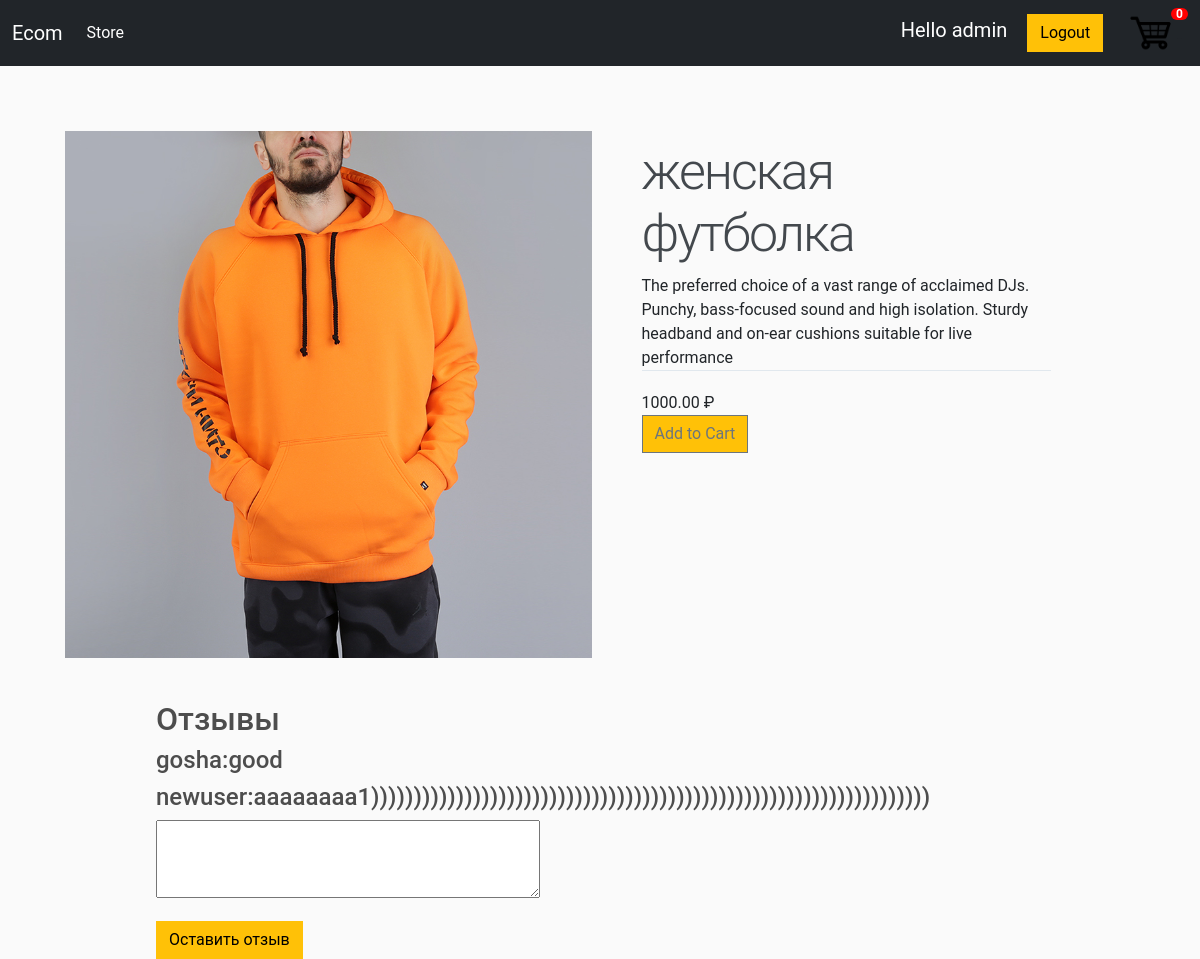
/1/ (signed in), run on the app's committed database.
### mainapp/models.py (models this page shows, shortened)
class Product(models.Model):
    name = models.CharField(max_length=200, null=True)
    price = models.DecimalField(max_digits=7, decimal_places=2)
    digital = models.BooleanField(default=False, null=True, blank=False)
    image = models.ImageField(null=True, blank=True)
    def imageURL(self):
        try:
            url = self.image.url
        except:
            url = ''
        return url

class Comment(models.Model):
    text = models.CharField(max_length=250, null=True)
    product = models.ForeignKey(Product, on_delete=models.SET_NULL, blank=True, null=True)
    customer = models.ForeignKey(Customer, on_delete=models.SET_NULL, blank=True, null=True)

class Customer(models.Model):
    user = models.OneToOneField(User, on_delete=models.CASCADE, null=True, blank=True)
    name = models.CharField(max_length=200, null=True)
    email = models.CharField(max_length=200, null=True)
    def __str__(self):
        return self.name

### mainapp/views.py (the view)
# urls.py: path('<int:product_id>/', views.product, name='product')
def product(request, product_id):
    try:
        product = Product.objects.get(id=product_id)
    except:
        raise Http404('продукт не найден')
    data = cartData(request)
    cartItems = data['cartItems']
    comments = Comment.objects.filter(product_id=product.id)[:20]
    context = {'product': product, 'cartItems': cartItems, 'comments': comments}
    return render(request, "mainapp/product.html", context)

### mainapp/models.py (called while the page is built)
    def get_cart_items(self):
        orderitems = self.orderitem_set.all()
        items = sum([item.quantity for item in orderitems])
        return items

### mainapp/utils.py (called while the page is built)
def cartData(request):
    if request.user.is_authenticated:
        customer = request.user.customer
        order, created = Order.objects.get_or_create(customer=customer, complete=False)
        cartItems = order.get_cart_items()
        items = order.orderitem_set.all()
    else:
        cookieData = cookieCart(request)
        cartItems = cookieData['cartItems']
        order = cookieData['order']
        items = cookieData['items']
    return {"cartItems": cartItems, "order": order, "items": items}

### mainapp/templates/mainapp/product.html
{% extends 'mainapp/index.html' %}
{% load static %}
{% block content%}
<link rel="stylesheet" type="text/css" href="{% static 'css/product.css' %}">
<img class="left-column" src="{{product.imageURL}}">
<div class="right-column">
    <div class="product-description">
    <h1>{{product.name}}</h1>
    The preferred choice of a vast range of acclaimed DJs. Punchy, bass-focused sound and high isolation. Sturdy headband and on-ear cushions suitable for live performance</div>
    <div class="product-price">{{product.price}} ₽</div> <a><button data-product = {{product.id}} data-action = "add" class="btn btn-warning btn-outline-secondary add-btn update-cart">Add to Cart</button></a>
</div>
<div class="comment">
    <h2>Отзывы</h2>
    {% for comment in comments%}
            <h4>{{comment.customer}}:{{comment.text}}</h4>
    {% endfor %}
    {% if user.is_authenticated %}
        <p><textarea name="comment" cols="40" rows="3"></textarea></p>
        <button class="btn btn-warning">Оставить отзыв</button>
    {% else %}
        <h4>Только зарегестрированные пользователи могут оставлять отзыв</h4>
    {% endif %}
</div>
{% endblock content%}

### mainapp/templates/mainapp/index.html (shortened to what this page needs)
<!DOCTYPE html>
<html lang="en">
{% load static %}
<head>
    <link href="https://cdn.jsdelivr.net/npm/bootstrap@5.1.0/dist/css/bootstrap.min.css" rel="stylesheet">
    <link rel="stylesheet" type="text/css" href="{% static 'css/index.css' %}">
</head>
<body>
    <nav class="navbar navbar-expand-lg navbar-dark bg-dark">
      <div class="container-fluid">
        <a class="navbar-brand" href="{% url 'store' %}">Ecom</a>
        <div class="collapse navbar-collapse" id="navbarSupportedContent">
          <ul class="navbar-nav me-auto mb-2 mb-lg-0">
            <li class="nav-item">
              <a class="nav-link active" aria-current="page" href="{% url 'store' %}">Store</a>
            </li>
          </ul>
           <div class="form-inline my-2 my-lg-0">
               {% if user.is_authenticated %}
               <a class="navbar-brand" href="">Hello {{user.username}}</a>
               <a href="{% url 'logout' %}" class="btn btn-warning">Logout</a>
               {% else %}
                <a href="{% url 'login' %}" class="btn btn-warning">Login</a>
                <a href="{% url 'register' %}" class="btn btn-warning">Register</a>
               {% endif %}
                <a href="{% url 'cart' %}" style="color:#212429;">
                    <img  id="cart-icon" src="{% static 'images/cart.png' %}">
                </a>
                <span class='badge badge-warning' id='lblCartCount'>{{cartItems}}</span>
	        </div>
        </div>
      </div>
    </nav>
    <div class="container">
        {% block content %}
        {% endblock content %}
    </div>
</body>
</html>

### static/css/index.css (style rules this page uses)
body { background-color: hsl(0, 0%, 98%); }
h1,h2,h3,h4,h5,h6 { color:hsl(0, 0%, 30%); }
.badge { padding-left: 9px; padding-right: 9px; -webkit-border-radius: 9px; -moz-border-radius: 9px; border-radius: 9px; }
#lblCartCount { font-size: 12px; background: #ff0000; color: #fff; padding: 0 5px; vertical-align: top; margin-left: -10px; }
#cart-icon { width:50px; height:50px; border:0; display: inline-block; margin-left: 20px; }
.btn { border-radius: 0; }

### static/css/product.css (style rules this page uses)
html, body { height: 100%; width: 100%; margin: 0; font-family: 'Roboto', sans-serif; }
.container { max-width: 1200px; margin: 0 auto; padding: 15px; display: flex; }
.left-column { width: 45%; position: relative; margin:50px; }
.right-column { width: 35%; margin-top: 60px; }
.product-description { border-bottom: 1px solid #E1E8EE; margin-bottom: 20px; }
.product-description h1 { font-weight: 300; font-size: 52px; color: #43484D; letter-spacing: -2px; }
.product-price { display: flex; align-items: center; }
.comment { position: absolute; top: 700px; left: 13%; }

### data on the page
Product: imageURL (picture), name "женская футболка", price "1000.00"
Comment: customer "gosha", text "good"
Comment: customer "newuser", text "aaaaaaaa1))))))))))))))))))))))))))))))))))))))))))))))))))))))))))))))))))"

### other printed values
{{ user.username }} "admin"
{{ cartItems }} "0"
